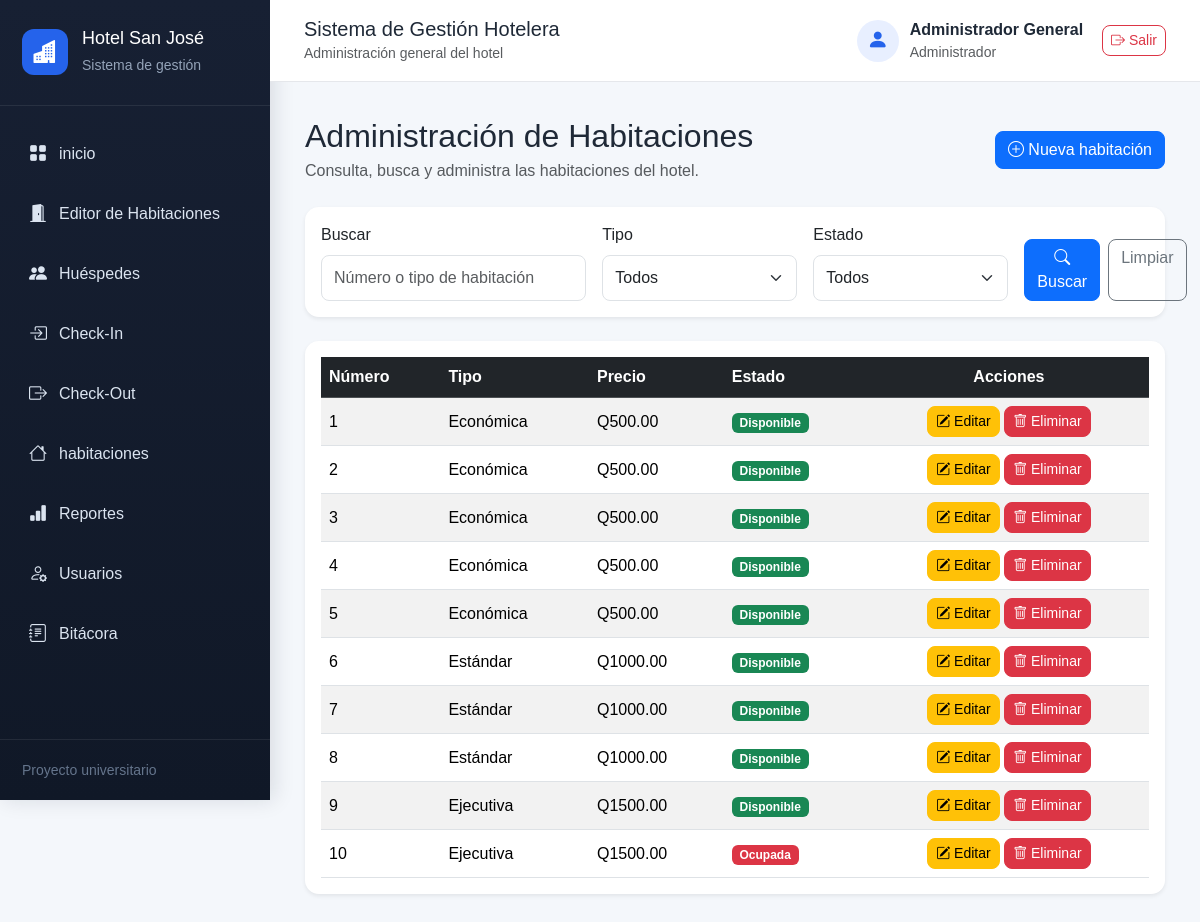
The app's page /habitaciones (signed in), older data.
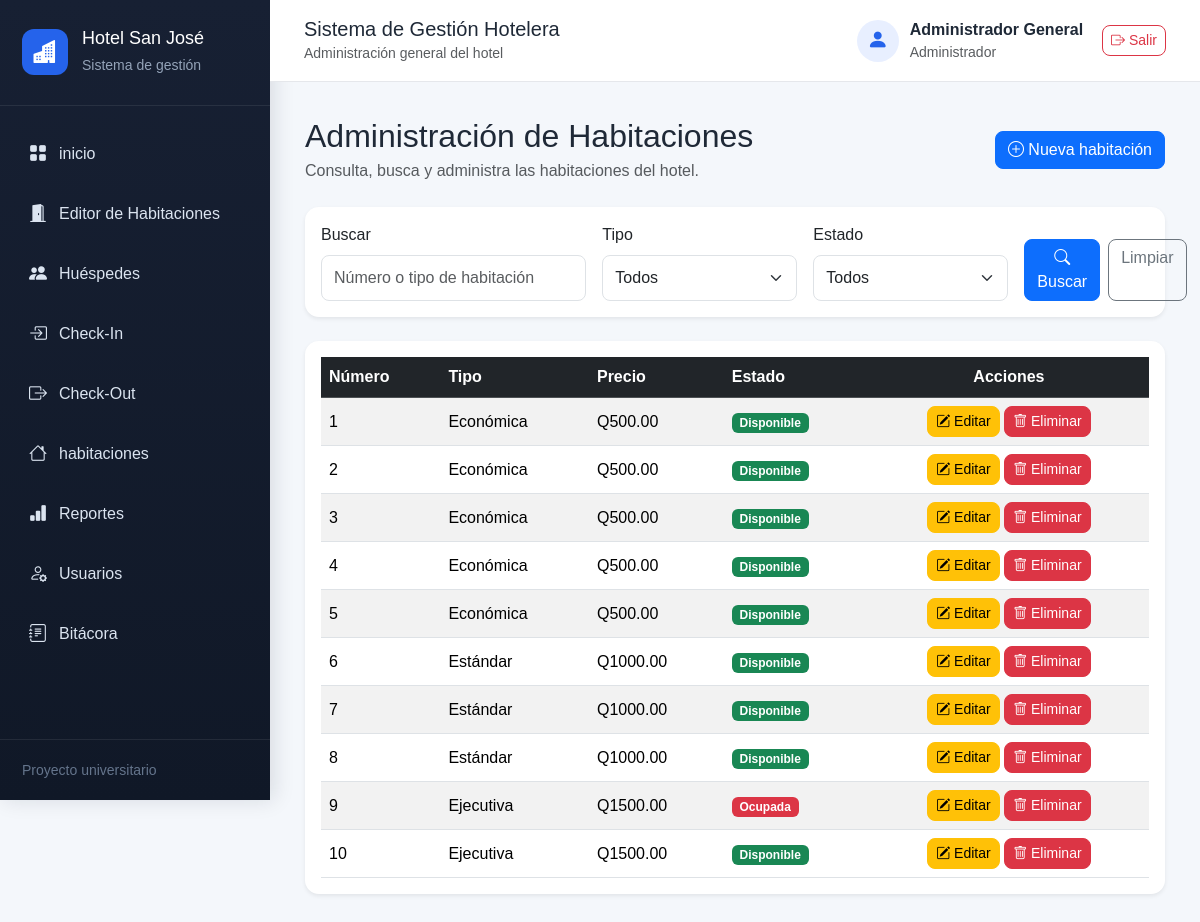
The same page, newer data.
### models.py (models this page shows, shortened)
class Habitacion(db.Model):
    __tablename__ = "habitaciones"
    id = db.Column(
        db.Integer,
        primary_key=True
    )
    numero = db.Column(
        db.Integer,
        unique=True,
        nullable=False
    )
    tipo = db.Column(
        db.String(20),
        nullable=False
    )
    precio = db.Column(
        db.Float,
        nullable=False
    )
    estado = db.Column(
        db.String(20),
        nullable=False,
        default="Disponible"
    )
    reservas = db.relationship(
        "Reserva",
        backref="habitacion",
        lazy=True
    )

### routes/habitaciones.py (the view, shortened to what this page needs)
@habitaciones_bp.route("/habitaciones")
def listar_habitaciones():
    busqueda = request.args.get(
        "buscar",
        ""
    ).strip()
    tipo = request.args.get(
        "tipo",
        ""
    ).strip()
    estado = request.args.get(
        "estado",
        ""
    ).strip()
    consulta = Habitacion.query
    if tipo:
        consulta = consulta.filter(
            Habitacion.tipo == tipo
        )
    if estado:
        consulta = consulta.filter(
            Habitacion.estado == estado
        )
    habitaciones = consulta.order_by(
        Habitacion.numero
    ).all()
    return render_template(
        "habitaciones.html",
        habitaciones=habitaciones,
        busqueda=busqueda,
        tipo_seleccionado=tipo,
        estado_seleccionado=estado
    )

### app.py (called while the page is built)
@app.before_request
def proteger_sistema():
    rutas_publicas = {
        "auth.login",
        "static"
    }
    if request.endpoint is None:
        return None
    if request.endpoint in rutas_publicas:
        return None
    if "usuario_id" not in session:
        return redirect(
            url_for("auth.login")
        )
    return None

### templates/habitaciones.html (shortened to what the changed rows need)
{% extends "base.html" %}
{% block contenido %}
<div class="d-flex justify-content-between align-items-center mb-4">
    <div>
        <h2 class="mb-1">
            Administración de Habitaciones
        </h2>
    </div>
</div>
<div class="card shadow-sm">
    <div class="card-body">
        <div class="table-responsive">
            <table class="table table-striped table-hover align-middle mb-0">
                <thead class="table-dark">
                    <tr>
                        <th>Número</th>
                        <th>Tipo</th>
                        <th>Precio</th>
                        <th>Estado</th>
                        <th class="text-center">
                            Acciones
                        </th>
                    </tr>
                </thead>
                <tbody>
                    {% for habitacion in habitaciones %}
                        <tr>
                            <td>
                                {{ habitacion.numero }}
                            </td>
                            <td>
                                {{ habitacion.tipo }}
                            </td>
                            <td>
                                Q{{ "%.2f"|format(habitacion.precio) }}
                            </td>
                            <td>
                                {% if habitacion.estado == "Disponible" %}
                                    <span class="badge bg-success">
                                        Disponible
                                    </span>
                                {% elif habitacion.estado == "Ocupada" %}
                                    <span class="badge bg-danger">
                                        Ocupada
                                    </span>
                                {% else %}
                                    <span class="badge bg-warning text-dark">
                                        Mantenimiento
                                    </span>
                                {% endif %}
                            </td>
                            <td class="text-center">
                                <a
                                    href="{{ url_for(
                                        'habitaciones.editar_habitacion',
                                        id=habitacion.id
                                    ) }}"
                                    class="btn btn-warning btn-sm"
                                >
                                    <i class="bi bi-pencil-square"></i>
                                    Editar
                                </a>
                                <form
                                    action="{{ url_for(
                                        'habitaciones.eliminar_habitacion',
                                        id=habitacion.id
                                    ) }}"
                                    method="POST"
                                    class="d-inline"
                                    onsubmit="return confirm(
                                        '¿Deseas eliminar esta habitación?'
                                    );"
                                >
                                    <button
                                        type="submit"
                                        class="btn btn-danger btn-sm"
                                    >
                                        <i class="bi bi-trash"></i>
                                        Eliminar
                                    </button>
                                </form>
                            </td>
                        </tr>
                    {% endfor %}
                </tbody>
            </table>
        </div>
    </div>
</div>
{% endblock %}

Row changes from the older to the newer data that the page shows:
changed Habitacion (number 9 of 10 on the later page): estado "Disponible" → "Ocupada"
changed Habitacion (number 10 of 10 on the later page): estado "Ocupada" → "Disponible"
